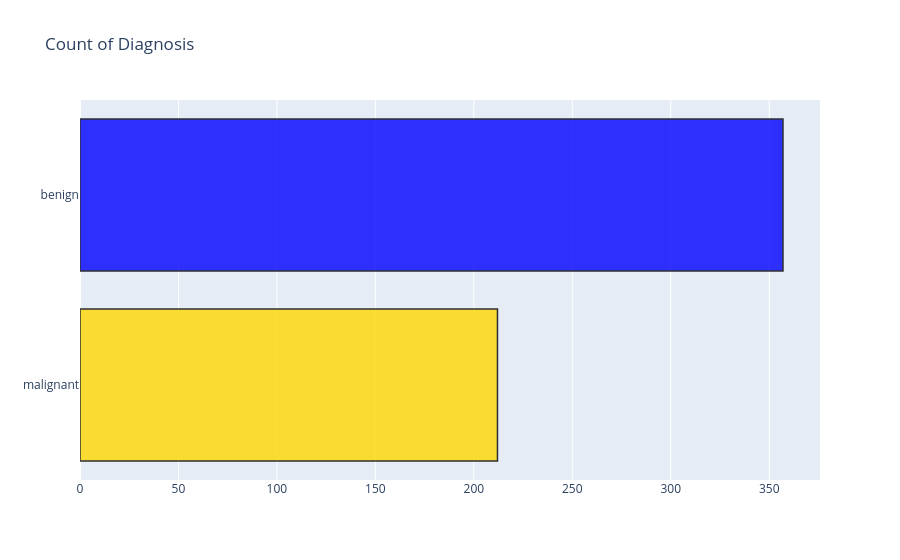
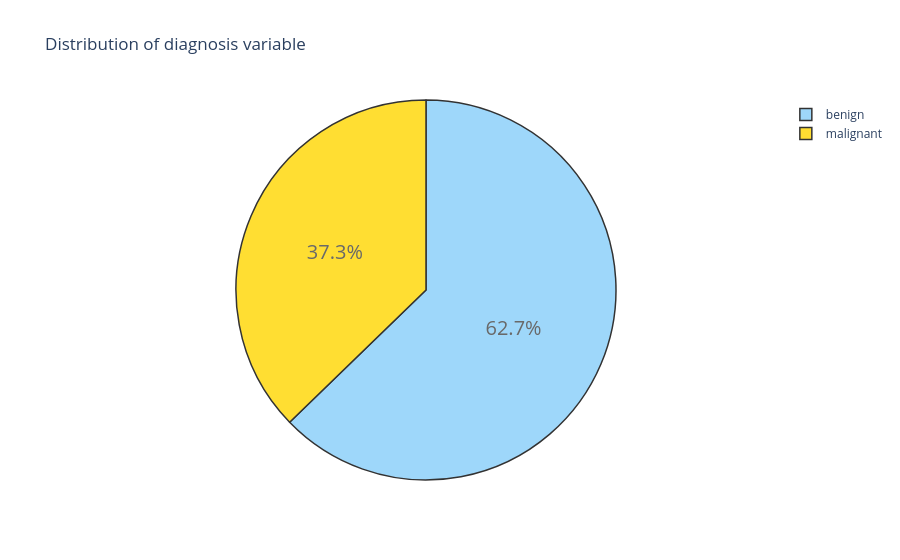

Notebook code cell kept with these figures, in order:
### Code cell
trace = go.Bar(x=[len(M), len(B)], y=['malignant', 'benign'],
               orientation='h',
               opacity=0.8,
               marker=dict(
                   color=['gold', 'blue'],
                   line=dict(color='#000000', width=1.5)
               )
              )

layout = dict(title='Count of Diagnosis')
fig = dict(data = [trace], layout=layout)
py.iplot(fig)

# -------------------------------------------------------------------------------------------------------------------------------------

malignant_percentage = (M.shape[0] / data.shape[0]) * 100
benign_percentage = (B.shape[0] / data.shape[0]) * 100


df = pd.DataFrame({"malignant": [malignant_percentage], "benign": [benign_percentage]}, index=[0])
df

trace = go.Pie(labels=['benign', 'malignant'],
               values=[df['benign'][0], df['malignant'][0]],
               textfont=dict(size=20),
               opacity=0.8,
               marker=dict(colors=['lightskyblue', 'gold'], 
                           line=dict(color='#000000', width=1.5))
              )

layout = dict(title='Distribution of diagnosis variable')
fig = dict(data=[trace], layout=layout)
py.iplot(fig)

### Figure 1 — Plotly figure (JSON) as saved in the notebook; plotly's stock layout.template omitted (floating-point values rounded to 4 significant figures)
{"data": [{"marker": {"color": ["gold", "blue"], "line": {"color": "#000000", "width": 1.5}}, "opacity": 0.8, "orientation": "h", "type": "bar", "x": [212, 357], "y": ["malignant", "benign"]}], "layout": {"title": {"text": "Count of Diagnosis"}}}

### Figure 2 — Plotly figure (JSON) as saved in the notebook; plotly's stock layout.template omitted (floating-point values rounded to 4 significant figures)
{"data": [{"labels": ["benign", "malignant"], "marker": {"colors": ["lightskyblue", "gold"], "line": {"color": "#000000", "width": 1.5}}, "opacity": 0.8, "textfont": {"size": 20}, "type": "pie", "values": [62.74, 37.26]}], "layout": {"title": {"text": "Distribution of diagnosis variable"}}}
